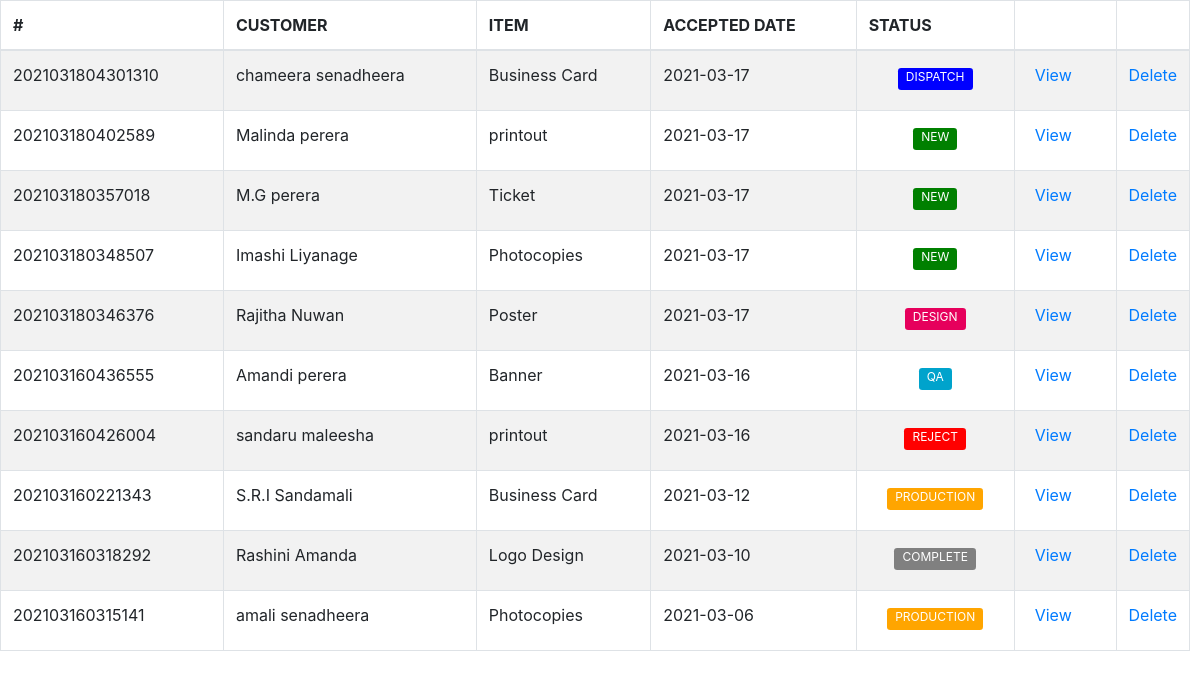
Page /tables/jobs_table.php (signed in) on the earlier database version.
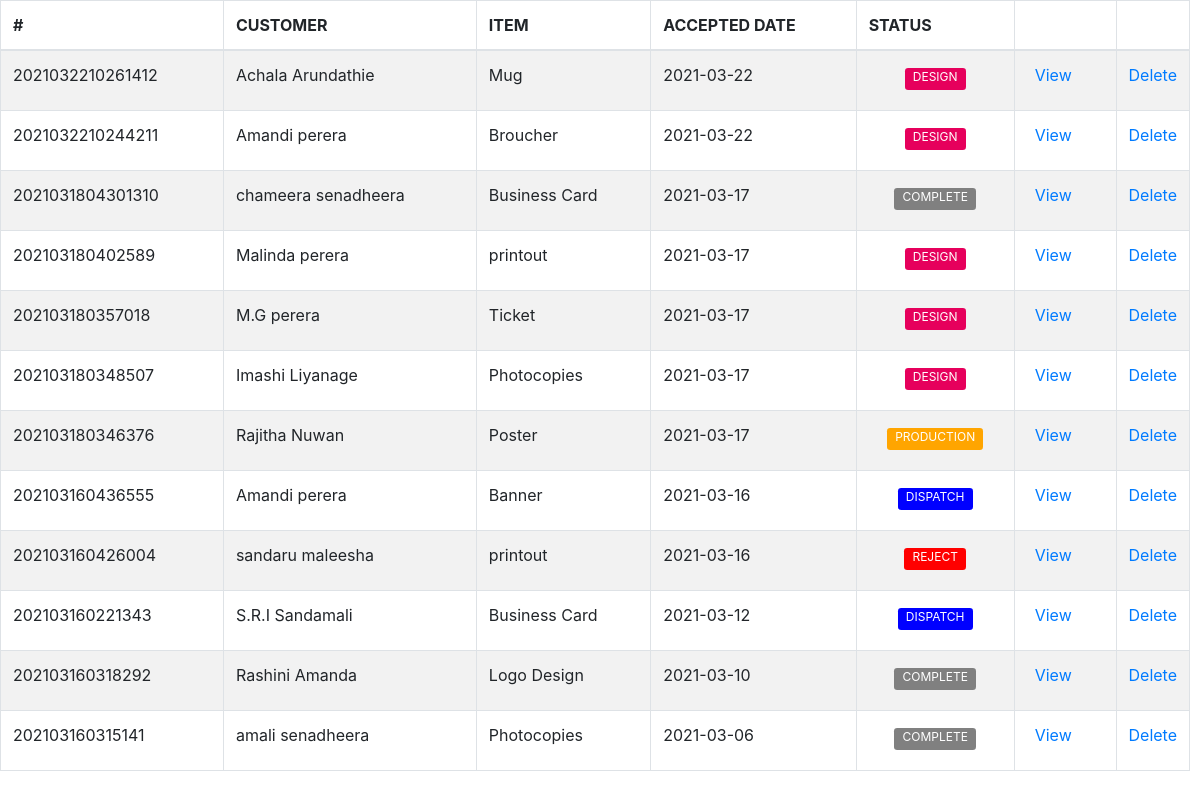
Same page on the later database version.
### tables this page shows
CREATE TABLE `jobs` (
  `id` int(11) NOT NULL,
  `job_no` varchar(100) NOT NULL,
  `customer` varchar(400) NOT NULL,
  `channel` varchar(100) NOT NULL,
  `job_type` varchar(100) NOT NULL,
  `product` varchar(100) NOT NULL,
  `category` varchar(100) NOT NULL,
  `material` varchar(64) NOT NULL,
  `size` varchar(50) NOT NULL,
  `bind` varchar(50) NOT NULL,
  `colour` text NOT NULL,
  `user_description` varchar(250) NOT NULL,
  `date` date NOT NULL,
  `quantity` decimal(10,2) NOT NULL,
  `unit_price` decimal(10,2) NOT NULL,
  `budget` decimal(10,2) NOT NULL,
  `discount` decimal(10,2) NOT NULL DEFAULT '0.00',
  `discounted` decimal(10,2) NOT NULL,
  `ad_pay_amount` decimal(10,2) NOT NULL,
  `rest` decimal(10,2) NOT NULL,
  `admin_description` varchar(250) NOT NULL,
  `state` enum('request','design','production','reject','QA','complete','dispatch') NOT NULL,
  `accepted_by` varchar(100) NOT NULL,
  `designed_by` varchar(150) NOT NULL,
  `production_by` varchar(150) NOT NULL,
  `checked_by` varchar(100) NOT NULL,
  `failed_reason` varchar(255) NOT NULL,
  `cash` decimal(10,2) NOT NULL,
  `change_amt` decimal(10,2) NOT NULL,
  `payment` decimal(10,2) NOT NULL,
  `dispatch_day` varchar(100) NOT NULL,
  `dispatch_year` varchar(10) NOT NULL,
  `dispatch_month` varchar(10) NOT NULL,
  `dispatched_by` varchar(150) NOT NULL
);

### tables/jobs_table.php (the view, shortened to what this page needs)
<!DOCTYPE html>
<html>
<head>
</head>
<body>
      <?php
      require '../include/config.php';
      if(isset($_POST["query"]))
      {
         $search =$_POST["query"];
         $query = "SELECT * FROM jobs WHERE job_no LIKE '%".$search."%' ";
      }
      else
      {
      $query = "SELECT * FROM jobs ORDER BY id DESC";
      }
      $result = mysqli_query($conn ,$query);
      if(mysqli_num_rows($result)>0)
      {
      ?>
 <div class="tablealign">
 <?php include('../include/head.php'); ?>
  <table id="example" class="table table-striped table-bordered" style="width:100%">
   <thead>
    <tr>
     <th>#</th>
     <th>CUSTOMER</th>
     <th>ITEM</th>
     <th>ACCEPTED DATE</th>
     <th>STATUS</th>
     <th></th>
     <?php
     $user = $_SESSION['email'];
     $qry = mysqli_query($conn ,"SELECT level FROM signup WHERE email='$user'");
     $data = mysqli_fetch_array($qry);
     $level= $data['level'];
     if($level==1 || $level==2){
      echo '<th></th>';
     }else{
      echo '<th hidden=""></th>';
     }
     ?>
    </tr>
   </thead>
   <tbody>
   <?php
   while($row = mysqli_fetch_array($result))
   {
    echo '
    <tr>
     <td>'.$row["job_no"].'</td>
     <td>'.$row["customer"].'</td>
     <td>'.$row["product"].'</td>
     <td>'.$row["date"].'</td>';
     if($row["state"]=="request"){
        echo
        '<td> <center> <label class="btn-sm" style="background-color:green; border: 0px; color: #ffffff; font-size: 12px; padding-top: 0px;">'."NEW".'</label></center></td>';
     }else if($row["state"]=="design"){
        echo
        '<td> <center> <label class="btn-sm" style="background-color:#e6005c; border: 0px; color: #ffffff; font-size: 12px; padding-top: 0px;">'."DESIGN".'</label></center></td>';
     }else if($row["state"]=="production"){
        echo
        '<td> <center> <label class="btn-sm" style="background-color:orange; border: 0px; color: #ffffff; font-size: 12px; padding-top: 0px;">'."PRODUCTION".'</label></center></td>';
     }else if($row["state"]=="QA"){
        echo
        '<td> <center> <label class="btn-sm" style="background-color:#00a3cc; border: 0px; color: #ffffff; font-size: 12px; padding-top: 0px;">'."QA".'</label></center></td>';
     }else if($row["state"]=="dispatch"){
        echo
        '<td> <center> <label class="btn-sm" style="background-color:blue; border: 0px; color: #ffffff; font-size: 12px; padding-top: 0px;">'."DISPATCH".'</label></center></td>';
     }else if($row["state"]=="complete"){
        echo
        '<td> <center> <label class="btn-sm" style="background-color:gray; border: 0px; color: #ffffff; font-size: 12px; padding-top: 0px;">'."COMPLETE".'</label></center></td>';
     }else if($row["state"]=="reject"){
        echo
        '<td> <center> <label class="btn-sm" style="background-color:red; border: 0px; color: #ffffff; font-size: 12px; padding-top: 0px;">'."REJECT".'</label></center></td>';
     }
    echo '
      <td><button type="button"  id="' .$row["id"].'" name="'.$row["id"].'" class="btn btn-primary btn-sm view_data" data-toggle="modal" data-target="#myModaljobs" style="background-color: transparent; border: 0px; color: #007bff; font-size: 16px; padding-top: 0px;">View</button></td>';
    if($level==1 || $level==2){
      echo '<td style="width: 5%;"><a href="../controller/jobs_controller?j_delete_id='.$row["id"].'" onclick="confirmation(event)">Delete</a></td>';
    }else{
      echo '<td style="width: 5%;" hidden><a href="../controller/jobs_controller?j_delete_id='.$row["id"].'" onclick="confirmation(event)">Delete</a></td>';
    }
   }
   ?>
   </tbody>
  </table>
</div>
   <?php
  }
  else
  {
   echo 'Data Not Found';
  }
  ?>
  </body>
  </html>

### include/head.php (shortened to what this page needs)
<link href="../vendor/bootstrap/css/bootstrap.min.css" rel="stylesheet">
<link href="../vendor/font-awesome/css/font-awesome.min.css" rel="stylesheet" type="text/css">
<link href="../vendor/datatables/dataTables.bootstrap4.css" rel="stylesheet">
<link href="../css/sb-admin.css" rel="stylesheet">
<link href="../css/main.css" rel="stylesheet">

### css/sb-admin.css (style rules this page uses)
html { position: relative; min-height: 100%; }
body { overflow-x: hidden; }

### tables/jobs_table.php (style rules this page uses)
.tablealign { margin-right: 10px; }

Differences in the rows shown:
added jobs: job_no "2021032210261412", customer "Achala Arundathie", product "Mug", date "2021-03-22", state "DESIGN"
added jobs: job_no "2021032210244211", customer "Amandi perera", product "Broucher", date "2021-03-22", state "DESIGN"
changed jobs "chameera senadheera": state "DISPATCH" → "COMPLETE"
changed jobs "Malinda perera": state "NEW" → "DESIGN"
changed jobs "M.G perera": state "NEW" → "DESIGN"
changed jobs "Imashi Liyanage": state "NEW" → "DESIGN"
changed jobs "Rajitha Nuwan": state "DESIGN" → "PRODUCTION"
changed jobs "Banner": state "QA" → "DISPATCH"
changed jobs "S.R.I Sandamali": state "PRODUCTION" → "DISPATCH"
changed jobs "amali senadheera": state "PRODUCTION" → "COMPLETE"
